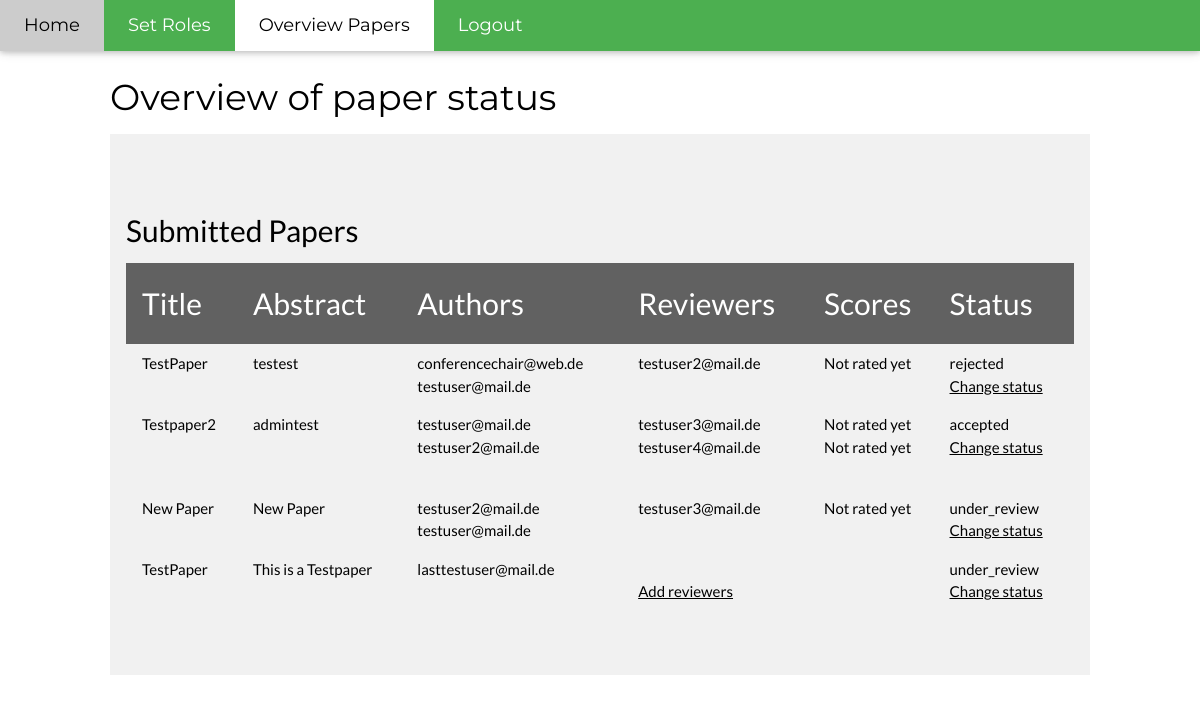
/accept_papers (signed in), run on an earlier commit of the app's database.
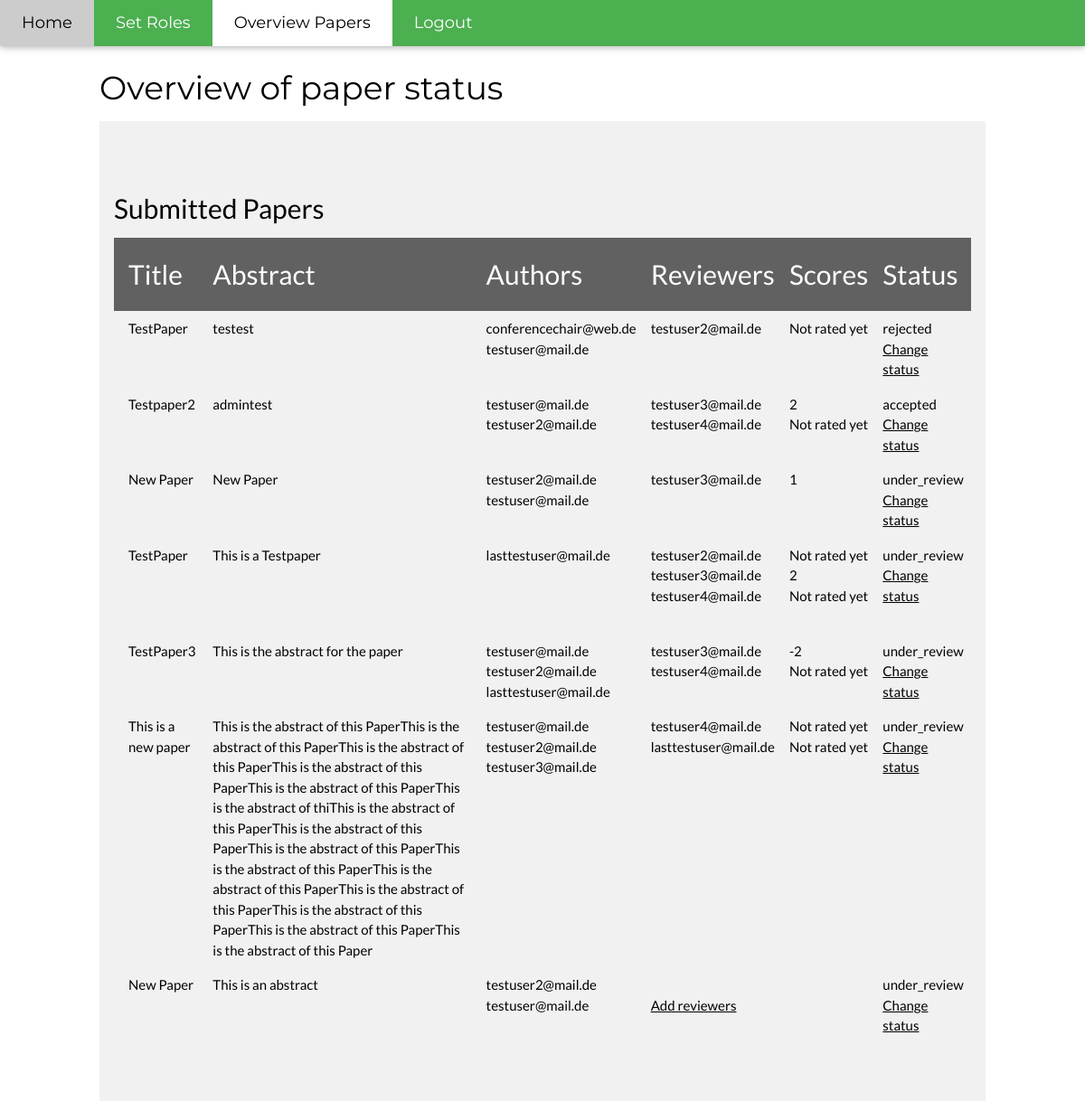
And on a later commit of the database.
### models.py (models this page shows, shortened)
class Paper(db.Model):
    __tablename__ = 'paper'
    id = db.Column(db.Integer, primary_key=True)
    status = db.Column(db.String(120), nullable=False)
    title = db.Column(db.String(120), nullable=False)
    abstract = db.Column(db.Text(500), nullable=False)
    authors = db.relationship('User', secondary=authors, lazy='subquery', backref=db.backref('papers', lazy=True))
    reviewers = db.relationship("Score", back_populates="paper")
    scores = db.relationship("Score", back_populates="paper")

class User(db.Model):
    __tablename__ = 'user'
    id = db.Column(db.Integer, primary_key=True)
    email = db.Column(db.String(120), unique=True, nullable=False)
    hashed_password = db.Column(db.String(500), nullable=False)
    is_admin = db.Column(db.Boolean, nullable=False, default=False)
    is_reviewer = db.Column(db.Boolean, nullable=False, default=False)
    scored_papers = db.relationship("Score", back_populates="reviewer")

class Score(db.Model):
    __tablename__ = "score"
    left_id = db.Column(db.Integer, db.ForeignKey('paper.id'), primary_key=True)
    right_id = db.Column(db.Integer, db.ForeignKey('user.id'), primary_key=True)
    rating = db.Column(db.Integer, default=0)
    is_rated = db.Column(db.Boolean, default=False)
    reviewer = relationship("User", back_populates="scored_papers")
    paper = relationship("Paper", back_populates="reviewers")

### app.py (the view)
@app.route('/accept_papers', methods=['GET'])
@check_authentification
@check_admin
def accept_papers():
    papers = Paper.query.all()
    if request.method == "GET":
        return render_template('accept_papers.html', papers=papers)

### helper_functions.py (called while the page is built)
def logged_in():
    return "auth_user_id" in session

@app.context_processor
def add_template_variables():
    variables = dict()
    logged_in_bool = logged_in()
    variables["logged_in"] = logged_in()
    variables["request_path"] = str(request.path)
    if logged_in_bool:
        variables["current_user"] = get_current_user()
    return variables

def check_authentification(f):
    @wraps(f)
    def decorated_function(*args, **kwargs):
        if logged_in():
            return f(*args, **kwargs)
        else:
            flash({"formField" : "success", "message" : "You do not have access to this page."}, CssClasses.ERROR)
            return redirect(url_for("login"))
    return decorated_function

def check_admin(f):
    @wraps(f)
    def decorated_function(*args, **kwargs):
        if get_current_user().is_admin:
            return f(*args, **kwargs)
        else:
            flash({"formField" : "success", "message" : "Only the conferencechair (admin) has access to this page"}, CssClasses.ERROR)
            return redirect(url_for("login"))
    return decorated_function

def get_current_user():
    return User.query.get(session["auth_user_id"])

### templates/accept_papers.html (shortened to what this page needs)
{% extends "layout.html" %}
{% block body %}
    <h1>Overview of paper status</h1>
    <div class="w3-row-padding w3-light-grey w3-padding-64 w3-container">
            <h2>Submitted Papers</h2>
            {% if papers == None %}
                <p>There are no papers to accept.</p>
            {% else %}
            <table class="w3-table">
                <thead class="w3-dark-grey">
                     <tr>
                         <td><h2>Title</h2></td>
                         <td><h2>Abstract</h2></td>
                         <td><h2>Authors</h2></td>
                         <td><h2>Reviewers</h2></td>
                         <td><h2>Scores</h2></td>
                         <td><h2>Status</h2></td>
                     </tr>
                </thead>
                {% for paper in papers %}
                    <tr>
                        <td>{{ paper.title }}</td>
                        <td>{{ paper.abstract }}</td>
                        <td>
                          {% for author in paper.authors %}
                            {{ author.email }} <br>
                          {% endfor %}
                        </td>
                        <td>
                          {% for score in paper.scores %}
                            {{ score.reviewer.email }}<br>
                          {% endfor %}<br>
                          {% if paper.reviewers|length < 1 %}
                            <a href="{{ url_for('set_reviewer', paperID=paper.id)}}">Add reviewers</a></td>
                          {% endif %}
                        </td>
                        <td>{% for score in paper.scores %}
                                {% if score.is_rated %}
                                  {{ score.rating }}
                                {% else %}
                                  Not rated yet
                                {% endif %}
                                  <br>
                            {% endfor %}
                        </td>
                        <td>
                          {{ paper.status }} <br>
                          <a href="{{ url_for('set_status', paperID=paper.id)}}">Change status</a>
                      </td>
                    </tr>
                {% endfor %}
            </table>
            {% endif %}
        </div>
{% endblock %}

What changed in the data, as far as the page shows it:
changed Score (number 2 of 11 on the later page): rating (not shown) → "2"; no longer shows "Not rated yet"
changed Score (number 4 of 11 on the later page): rating (not shown) → "1"; no longer shows "Not rated yet"
shown differently, row unchanged: Paper "This is a Testpaper": no longer shows "Add reviewers"
added Score: reviewer.email "testuser2@mail.de", is_rated "Not rated yet", shown under Paper "This is a Testpaper"
added Score: reviewer.email "testuser3@mail.de", rating "2", shown under Paper "This is a Testpaper"
added Score: reviewer.email "testuser4@mail.de", is_rated "Not rated yet", shown under Paper "This is a Testpaper"
added Paper: title "TestPaper3", abstract "This is the abstract for the paper", status "under_review", User (email "testuser@mail.de"), User (email "testuser2@mail.de"), User (email "lasttestuser@mail.de")
added Score: reviewer.email "testuser3@mail.de", rating "-2"
added Score: reviewer.email "testuser4@mail.de", is_rated "Not rated yet"
added Paper: title "This is a new paper", abstract "This is the abstract of this PaperThis is the abstract of this PaperThis is the abstract of this PaperThis is the abstract of this PaperThis is the abstract of this PaperThis is the abstract of thiThis is the abstract of this PaperThis is the abstract of this PaperThis is the abstract of this PaperThis is the abstract of this PaperThis is the abstract of this PaperThis is the abstract of this PaperThis is the abstract of this PaperThis is the abstract of this PaperThis is the abstract of this Paper", status "under_review", User (email "testuser@mail.de"), User (email "testuser2@mail.de")
now on this page (row unchanged): User: email "testuser3@mail.de", shown under "This is a new paper"
added Score: reviewer.email "testuser4@mail.de", is_rated "Not rated yet"
added Score: reviewer.email "lasttestuser@mail.de", is_rated "Not rated yet"
added Paper: title "New Paper", abstract "This is an abstract", status "under_review", User (email "testuser2@mail.de"), User (email "testuser@mail.de")
